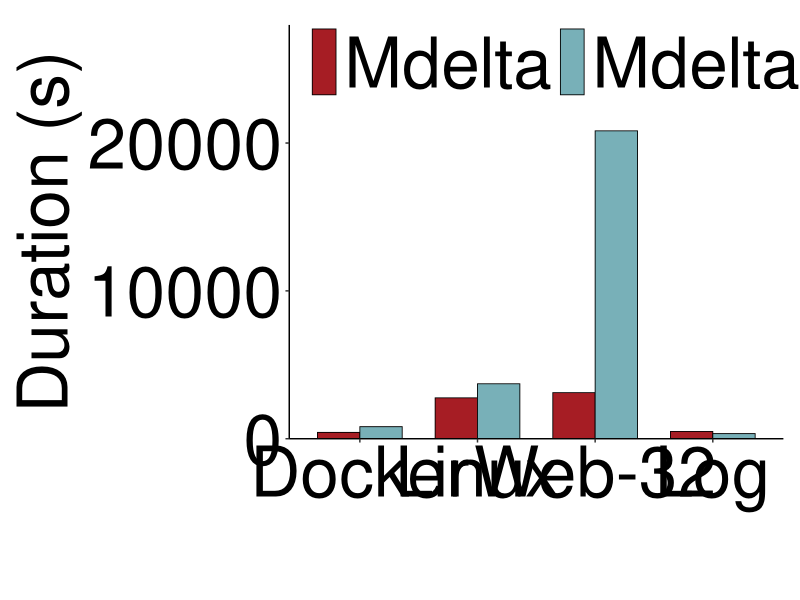

Write R code to recreate this figure.
library(ggplot2)
library(grid)

get_script_dir <- function() {
  args <- commandArgs(trailingOnly = FALSE)
  file_arg <- "--file="
  script_arg <- args[startsWith(args, file_arg)]

  if (length(script_arg) > 0) {
    return(dirname(normalizePath(sub(file_arg, "", script_arg[1]))))
  }

  if (requireNamespace("rstudioapi", quietly = TRUE) && rstudioapi::isAvailable()) {
    context <- rstudioapi::getActiveDocumentContext()
    if (nzchar(context$path)) {
      return(dirname(normalizePath(context$path)))
    }
  }

  normalizePath(getwd())
}

export_dir <- get_script_dir()

# Fill in the four rows below. Each row is one group, and the two columns are:
# Mdelta, Mdelta-R.
plot_data <- data.frame(
  group = c("Docker", "Linux", "Web-32", "Log"),
  Mdelta = c(429, 2766, 3119, 491),       # TODO: replace with your data
  `Mdelta-R` = c(817, 3717, 20826, 348), # TODO: replace with your data
  check.names = FALSE
)

method_labels <- c("Mdelta", "Mdelta-R")
method_colors <- c(
  "Mdelta" = "#A61D24",
  "Mdelta-R" = "#78B0B8"
)

create_three_method_barplot <- function(
    data,
    group_col = "group",
    method_labels = c("Mdelta", "Mdelta-R"),
    fill_colors = c("Mdelta" = "#A61D24", "Mdelta-R" = "#78B0B8"),
    x_label = "",
    y_label = "Value",
    axis_text_size = 50,
    axis_title_size = 50,
    legend_text_size = 50,
    show_data_labels = FALSE,
    data_label_size = 10,
    y_max_multiplier = 1.20,
    bar_width = 0.72
) {
  long_df <- reshape(
    data,
    varying = method_labels,
    v.names = "value",
    timevar = "method",
    times = method_labels,
    direction = "long"
  )
  long_df[[group_col]] <- factor(long_df[[group_col]], levels = data[[group_col]])
  long_df$method <- factor(long_df$method, levels = method_labels)

  finite_values <- long_df$value[is.finite(long_df$value)]
  if (length(finite_values) == 0) {
    stop("No finite values found in plot_data. Fill in the data before plotting.")
  }
  value_max <- max(c(0, finite_values), na.rm = TRUE)
  y_max <- if (value_max > 0) value_max * y_max_multiplier else 1

  p <- ggplot(long_df, aes(x = .data[[group_col]], y = value, fill = method)) +
    geom_col(
      position = position_dodge(width = bar_width),
      width = bar_width,
      color = "black",
      linewidth = 0.3
    ) +
    scale_fill_manual(
      name = NULL,
      values = fill_colors,
      breaks = method_labels,
      labels = method_labels,
      guide = guide_legend(
        nrow = 1,
        byrow = TRUE,
        keyheight = unit(18, "pt"),
        keywidth = unit(18, "pt")
      )
    ) +
    scale_y_continuous(
      expand = expansion(mult = c(0, 0.12)),
      limits = c(0, y_max)
    ) +
    labs(x = x_label, y = paste(" ", y_label, " ")) +
    theme_classic() +
    theme(
      axis.text.x = element_text(size = axis_text_size, color = "black"),
      axis.text.y = element_text(size = axis_text_size, color = "black"),
      axis.title.x = element_text(size = axis_title_size, color = "black"),
      axis.title.y = element_text(size = axis_title_size, color = "black", hjust = 0.5),
      legend.position = c(0.03, 1.01),
      legend.justification = c(0, 1),
      legend.direction = "horizontal",
      legend.text = element_text(size = legend_text_size, color = "black"),
      legend.title = element_blank(),
      legend.background = element_blank(),
      legend.key = element_blank(),
      legend.spacing.x = unit(10, "pt"),
      plot.margin = margin(t = 18, r = 12, b = 12, l = 12, unit = "pt")
    )

  if (show_data_labels) {
    p <- p + geom_text(
      aes(label = round(value, 2)),
      position = position_dodge(width = bar_width),
      vjust = -0.25,
      size = data_label_size
    )
  }

  p
}

p <- create_three_method_barplot(
  data = plot_data,
  method_labels = method_labels,
  fill_colors = method_colors,
  x_label = "",
  y_label = "Duration (s)",
  show_data_labels = FALSE # Change to TRUE if labels above bars are needed.
)

output_file <- file.path(export_dir, "overall.pdf")
message("Writing plot to: ", output_file)

cairo_pdf(
  output_file,
  width = 12,
  height = 5
)
print(p)
dev.off()
